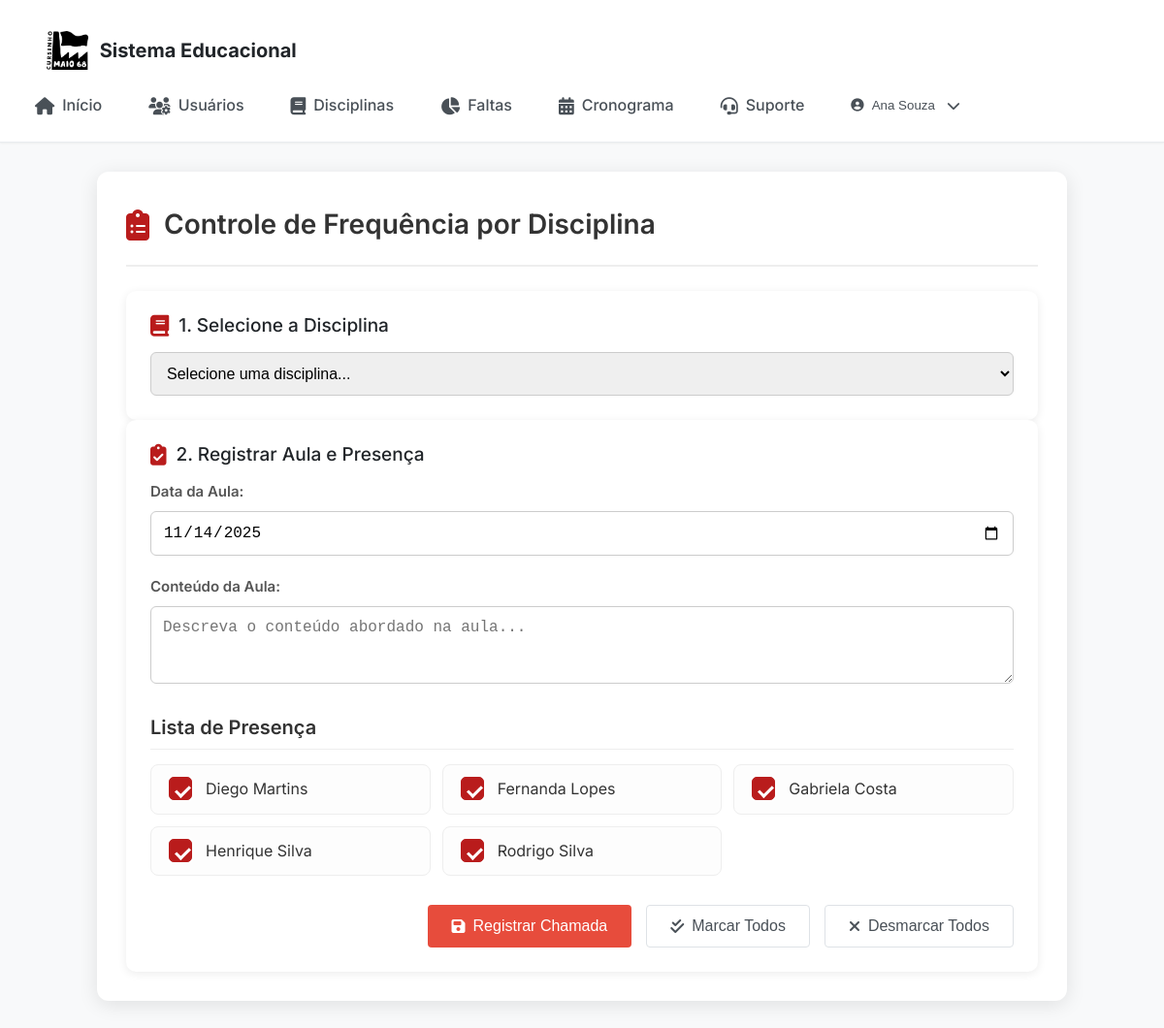
The page /pages/chamada.php?disciplina_id=1 (signed in) on the database its author committed.
### tables this page shows
CREATE TABLE IF NOT EXISTS `usuario` (
  `id` bigint(20) UNSIGNED NOT NULL AUTO_INCREMENT,
  `nome` varchar(100) NOT NULL,
  `email` varchar(100) NOT NULL,
  `tipo` varchar(20) NOT NULL CHECK (`tipo` in ('aluno','professor','coordenador')),
  `login` varchar(50) NOT NULL,
  `senha` varchar(255) NOT NULL,
  `ativo` smallint(6) DEFAULT 1,
  `primeiro_login` timestamp NULL DEFAULT NULL,
  `senha_alterada` smallint(6) DEFAULT 0,
  PRIMARY KEY (`id`),
  UNIQUE KEY `email` (`email`),
  UNIQUE KEY `login` (`login`)
);

### pages/chamada.php (the view, shortened to what this page needs)
<?php
require_once "../includes/connection.php";
    $selected_disciplina_id = $_GET["disciplina_id"] ?? null;
    $alunos_disciplina = [];
    if ($selected_disciplina_id) {
        $sql_alunos_disciplina = "
            SELECT
                u.id,
                u.nome
            FROM usuario u
            JOIN matricula m ON u.id = m.aluno_id
            WHERE u.tipo = 'aluno'
            AND u.ativo = 1
            AND m.disciplina_id = ?
            ORDER BY u.nome
        ";
        $stmt_alunos_disciplina = $con->prepare($sql_alunos_disciplina);
        $stmt_alunos_disciplina->execute([$selected_disciplina_id]);
        $alunos_disciplina = $stmt_alunos_disciplina->fetchAll(PDO::FETCH_ASSOC);
    }
?>
<!DOCTYPE html>
<html lang="pt-BR">
<head>
    <link rel="stylesheet" href="../css/modern.css" />
    <link rel="stylesheet" href="https://cdnjs.cloudflare.com/ajax/libs/font-awesome/6.4.0/css/all.min.css">
    <link rel="stylesheet" href="../css/chamada.css" />
</head>
<body>
    <?php require_once "../includes/header.php"; ?>
    <main class="container-principal">
        <div class="panel-header">
            <div class="icon"><i class="fas fa-clipboard-list"></i></div>
            <h2>Controle de Frequência por Disciplina</h2>
        </div>
        <div id="professorView" class="view-section active">
            <div class="chamada-container">
                <div class="step-card panel">
                    <div class="panel-header-small">
                        <i class="fas fa-book"></i> <h3>1. Selecione a Disciplina</h3>
                    </div>
                    <form method="GET" action="chamada.php">
                        <select name="disciplina_id" onchange="this.form.submit()" required>
                            <option value="">Selecione uma disciplina...</option>
                        </select>
                    </form>
                </div>
                <?php if ($selected_disciplina_id && !empty($alunos_disciplina)): ?>
                <div class="step-card panel">
                    <div class="panel-header-small">
                        <i class="fas fa-clipboard-check"></i> <h3>2. Registrar Aula e Presença</h3>
                    </div>
                    <form method="POST" action="chamada.php">
                        <div class="aula-info">
                            <div class="form-group">
                                <label for="data">Data da Aula:</label>
                                <input type="date" name="data" id="data" value="<?php echo date("Y-m-d"); ?>" required>
                            </div>
                            <div class="form-group">
                                <label for="conteudo">Conteúdo da Aula:</label>
                                <textarea name="conteudo" id="conteudo" rows="3" placeholder="Descreva o conteúdo abordado na aula..."></textarea>
                            </div>
                        </div>
                        <div class="lista-alunos">
                            <h3>Lista de Presença</h3>
                            <div class="alunos-grid">
                                <?php foreach ($alunos_disciplina as $aluno): ?>
                                <div class="aluno-item event-card">
                                    <label class="checkbox-container">
                                        <span class="checkmark"></span>
                                        <?php echo htmlspecialchars($aluno["nome"]); ?>
                                    </label>
                                </div>
                                <?php endforeach; ?>
                            </div>
                        </div>
                        <div class="form-actions">
                            <button type="submit" class="btn btn-primary">
                                <i class="fas fa-save"></i> Registrar Chamada
                            </button>
                            <button type="button" class="btn btn-secondary" onclick="marcarTodos()">
                                <i class="fas fa-check-double"></i> Marcar Todos
                            </button>
                            <button type="button" class="btn btn-secondary" onclick="desmarcarTodos()">
                                <i class="fas fa-times"></i> Desmarcar Todos
                            </button>
                        </div>
                    </form>
                </div>
                <?php endif; ?>
            </div>
        </div>
    </main>
</body>
</html>

### css/modern.css (style rules this page uses)
:root { --primary-red: #DC3545; --primary-red-hover: #C82333; --primary-red-light: rgba(220, 53, 69, 0.1); --white: #FFFFFF; --gray-50: #F8F9FA; --gray-100: #E9ECEF; --gray-200: #DEE2E6; --gray-300: #CED4DA; --gray-400: #ADB5BD; --gray-500: #6C757D; --gray-600: #495057; --gray-700: #343A40; --gray-800: #212529; --gray-900: #000000; --success: #28A745; --warning: #FFC107; --danger: #DC3545; --info: #17A2B8; --font-family: 'Inter', -apple-system, BlinkMacSystemFont, 'Segoe UI', sans-serif; --font-size-xs: 0.75rem; --font-size-sm: 0.875rem; --font-size-base: 1rem; --font-size-lg: 1.125rem; --font-size-xl: 1.25rem; --font-size-2xl: 1.5rem; --font-size-3xl: 1.875rem; --font-size-4xl: 2.25rem; --spacing-1: 0.25rem; --spacing-2: 0.5rem; --spacing-3: 0.75rem; --spacing-4: 1rem; --spacing-5: 1.25rem; --spacing-6: 1.5rem; --spacing-8: 2rem; --spacing-10: 2.5rem; --spacing-12: 3rem; --spacing-16: 4rem; --spacing-20: 5rem; --border-radius-sm: 0.25rem; --border-radius: 0.375rem; --border-radius-lg: 0.5rem; --border-radius-xl: 0.75rem; --shadow-sm: 0 1px 2px 0 rgba(0, 0, 0, 0.05); --shadow: 0 1px 3px 0 rgba(0, 0, 0, 0.1), 0 1px 2px 0 rgba(0, 0, 0, 0.06); --shadow-md: 0 4px 6px -1px rgba(0, 0, 0, 0.1), 0 2px 4px -1px rgba(0, 0, 0, 0.06); --shadow-lg: 0 10px 15px -3px rgba(0, 0, 0, 0.1), 0 4px 6px -2px rgba(0, 0, 0, 0.05); --shadow-xl: 0 20px 25px -5px rgba(0, 0, 0, 0.1), 0 10px 10px -5px rgba(0, 0, 0, 0.04); --transition-fast: 150ms ease-in-out; --transition-normal: 300ms ease-in-out; --transition-slow: 500ms ease-in-out; }
* { box-sizing: border-box; margin: 0; padding: 0; }
html { font-size: 16px; line-height: 1.5; -webkit-font-smoothing: antialiased; -moz-osx-font-smoothing: grayscale; }
body { font-family: var(--font-family); font-size: var(--font-size-base); font-weight: 400; line-height: 1.6; color: var(--gray-800); background-color: var(--gray-50); min-height: 100vh; }
h1, h2, h3, h4, h5, h6 { font-weight: 600; line-height: 1.2; color: var(--gray-900); margin-bottom: var(--spacing-4); }
h2 { font-size: var(--font-size-3xl); }
h3 { font-size: var(--font-size-2xl); }
.btn { display: inline-flex; align-items: center; justify-content: center; gap: var(--spacing-2); padding: var(--spacing-3) var(--spacing-6); border: 1px solid transparent; border-radius: var(--border-radius); font-size: var(--font-size-base); font-weight: 500; text-decoration: none; cursor: pointer; transition: all var(--transition-fast); white-space: nowrap; }
.btn-primary { background-color: var(--primary-red); color: var(--white); }
.btn-secondary { background-color: var(--white); color: var(--gray-700); border-color: var(--gray-300); }
.form-group { margin-bottom: var(--spacing-5); }

### css/header.css (style rules this page uses)
:root { --primary-red: #e74c3c; --secondary-blue: #3498db; --gray-100: #f8f9fa; --gray-200: #e9ecef; --gray-300: #dee2e6; --gray-400: #ced4da; --gray-500: #adb5bd; --gray-600: #6c757d; --gray-700: #495057; --gray-800: #343a40; --gray-900: #212529; --white: #ffffff; --success: #28a745; --danger: #dc3545; --warning: #ffc107; --info: #17a2b8; --spacing-1: 0.25rem; --spacing-2: 0.5rem; --spacing-3: 0.75rem; --spacing-4: 1rem; --spacing-5: 1.25rem; --spacing-6: 1.5rem; --spacing-8: 2rem; --spacing-10: 2.5rem; --spacing-12: 3rem; --font-size-xs: 0.75rem; --font-size-sm: 0.875rem; --font-size-base: 1rem; --font-size-lg: 1.125rem; --font-size-xl: 1.25rem; --font-size-2xl: 1.5rem; --font-size-3xl: 1.875rem; --font-size-4xl: 2.25rem; --border-radius: 0.25rem; --border-radius-lg: 0.5rem; --shadow-sm: 0 1px 2px 0 rgba(0, 0, 0, 0.05); --shadow-md: 0 4px 6px -1px rgba(0, 0, 0, 0.1), 0 2px 4px -1px rgba(0, 0, 0, 0.06); --shadow-lg: 0 10px 15px -3px rgba(0, 0, 0, 0.1), 0 4px 6px -2px rgba(0, 0, 0, 0.05); --transition-fast: 0.15s ease-in-out; --transition-normal: 0.3s ease-in-out; }
body { font-family: 'Inter', sans-serif; margin: 0; background-color: var(--gray-100); color: var(--gray-800); }

### rows shown on the page
usuario: nome "Diego Martins"
usuario: nome "Fernanda Lopes"
usuario: nome "Gabriela Costa"
usuario: nome "Henrique Silva"
usuario: nome "Rodrigo Silva"

### other values the page prints
$username "Ana Souza"
